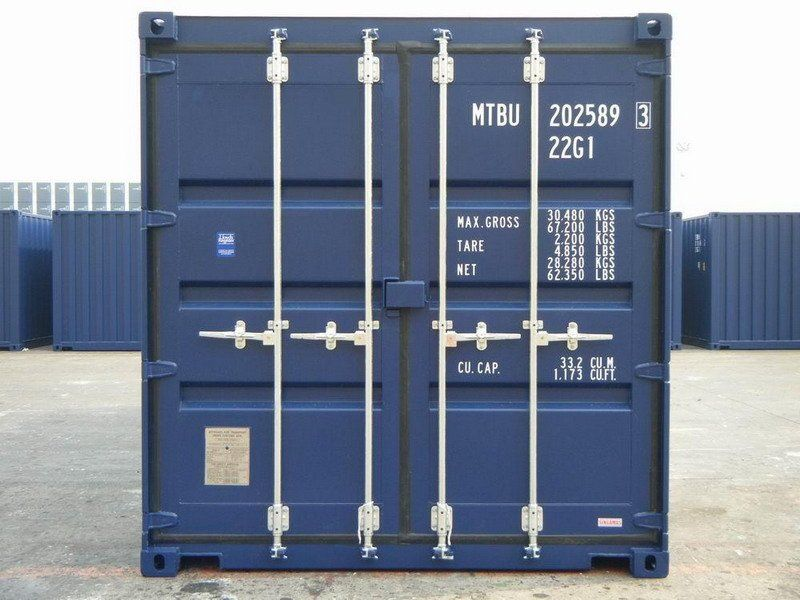
#> input picture container.jpg, 800 x 600 px
$ python week4-Lab6.py
#> lines starting #> are read from the running program, lines starting #| are printed output that depends on the picture; after the words box and inside, x2 and y2 are one past the last pixel; in counts of white or black regions, pixels touching at a corner belong together
import cv2
import numpy as np

img = cv2.imread("container.jpg", cv2.IMREAD_COLOR)
#> img is the input picture: shape (600, 800, 3); mean B, G, R 150, 133.3, 123.9

img_gray = cv2.cvtColor(img, cv2.COLOR_BGR2GRAY)
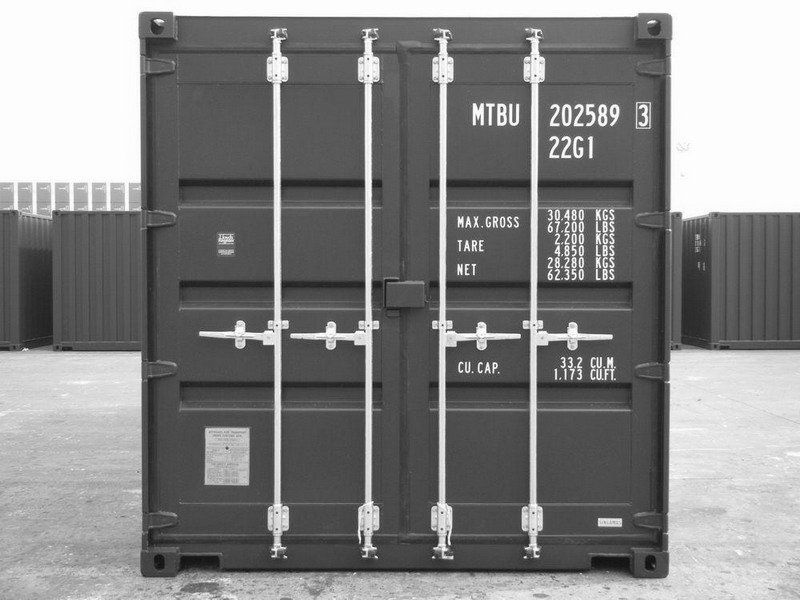
#> img_gray: shape (600, 800); min 5, max 255, mean 132.4
ret,thresh1 = cv2.threshold(img_gray,200,255,cv2.THRESH_BINARY)
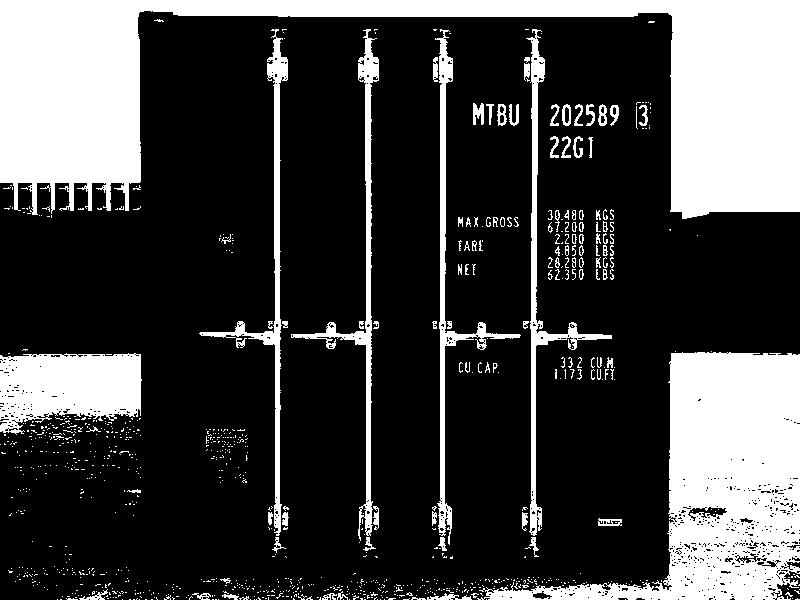
#> thresh1: shape (600, 800); 26.3% white; 979 white regions (862 under 20 px), largest, box (x1, y1, x2, y2) and area: (0, 0, 800, 219) 62742, (477, 352, 800, 600) 32491, (0, 353, 142, 435) 8766

cv2.imshow('original',img)
cv2.imshow('threshold',thresh1)
cv2.waitKey(0)
cv2.destroyAllWindows()
